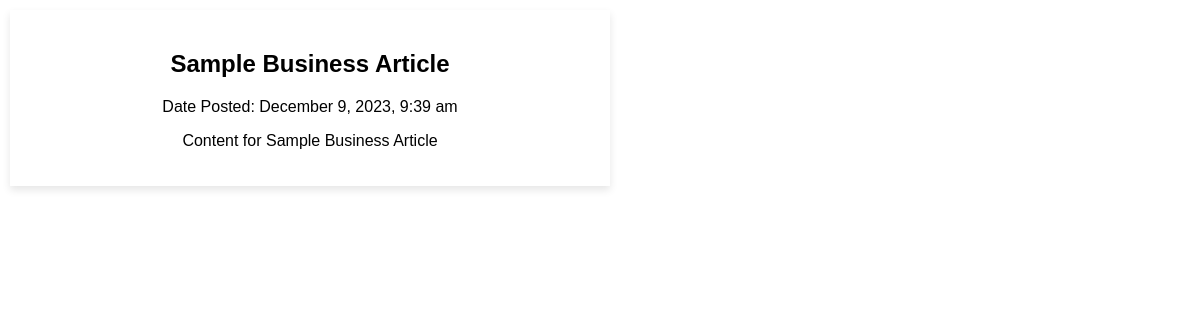
The page /home_business.php on the database its author committed.
### tables this page shows
CREATE TABLE IF NOT EXISTS `articles` (
  `id` INT(30) NOT NULL AUTO_INCREMENT,
  `title` TEXT NOT NULL,
  `content` LONGTEXT NOT NULL,
  `author` VARCHAR(100) NOT NULL,
  `date_submitted` TIMESTAMP NOT NULL,
  `category_id` INT(30) NOT NULL,
  PRIMARY KEY (`id`),
  FOREIGN KEY (`category_id`) REFERENCES `categories`(`id`) ON DELETE CASCADE
);

### home_business.php (the view, shortened to what this page needs)
<!DOCTYPE html>
<html lang="en">
<head>
    <link rel="stylesheet" href="front.css">
</head>
<body>
<?php
$servername = "localhost";
$username = "root";
$password = "";
$dbname = "igult_database";
$conn = new mysqli($servername, $username, $password, $dbname);
if (!function_exists('makeLinksClickableInText')) {
    function makeLinksClickableInText($text) {
        $pattern = '/(https?:\/\/\S+)/';
        $textWithLinks = preg_replace($pattern, '<a href="$1" target="_blank">link</a>', $text);
        return $textWithLinks;
    }
}
$sql = "SELECT articles.id, articles.title, articles.content, articles.date_submitted, articles.category_id, multimedia_files.filename, multimedia_files.filetype, multimedia_files.filedata
        FROM articles
        LEFT JOIN multimedia_files ON articles.id = multimedia_files.article_id
        WHERE articles.category_id = (SELECT id FROM categories WHERE name = 'BUSINESS')
        ORDER BY articles.date_submitted DESC";
$result = $conn->query($sql);
if ($result !== false && $result->num_rows > 0) {
    while ($row = $result->fetch_assoc()) {
        echo "<div class='article'>";
        echo "<h2>" . $row['title'] . "</h2>";
        echo "<p>Date Posted: " . date("F j, Y, g:i a", strtotime($row['date_submitted'])) . "</p>";
        $content = stripslashes($row['content']);
        $content = nl2br($content);
        $max_length = 50;
        if (strlen($content) > $max_length) {
            $truncated_content = substr($content, 0, $max_length);
            $remaining_content = substr($content, $max_length);
            echo "<p>" . makeLinksClickableInText($truncated_content) . "... <a href='full_article.php?id=" . $row['id'] . "'>Read More</a></p>";
        } else {
            echo "<p>" . makeLinksClickableInText($content) . "</p>";
        }
        echo "</div>";
    }
} else {
    echo "No Business articles found.";
}
?>
</body>
</html>

### front.css (style rules this page uses)
body { font-family: 'Raleway', sans-serif; margin: 0; padding: 0; box-sizing: border-box; background-color: #fff; }
.article { box-sizing: border-box; width: 50%; margin: 10px; float: left; background-color: #fff; padding: 20px; text-align: center; box-shadow: 0 4px 8px rgba(0, 0, 0, 0.1); }
h2 { font-size: 1.5em; }
p { font-size: 1em; }

### rows shown on the page
articles: title "Sample Business Article", date_submitted "December 9, 2023, 9:39 am", content "Content for Sample Business Article"
